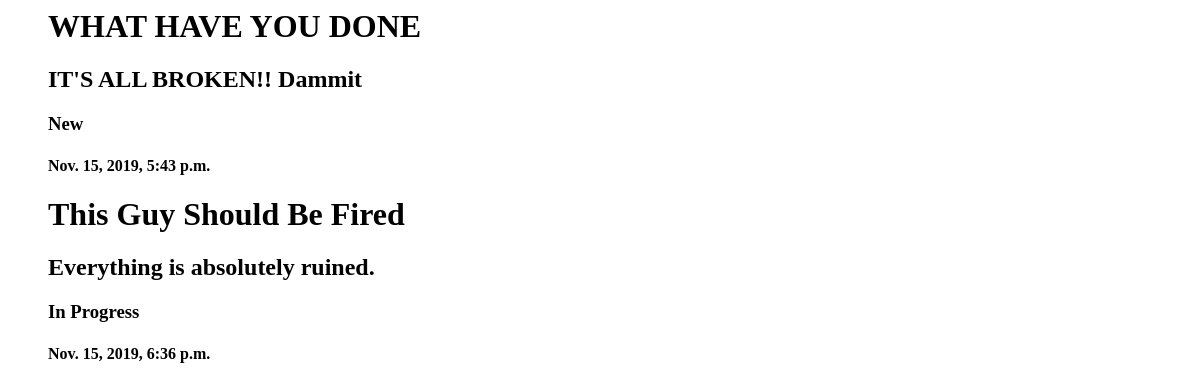
The app's page /dev/2/ (signed in), older data.
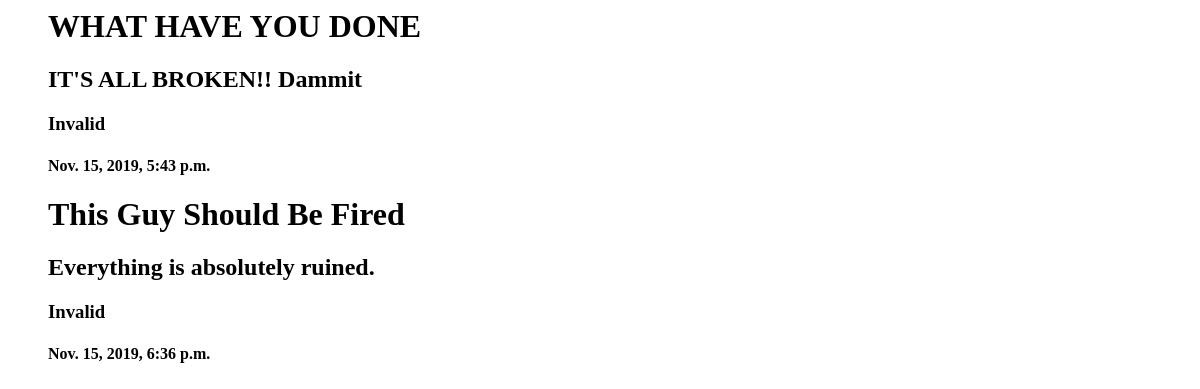
The same page, newer data.
### whatsupdoc/models.py (models this page shows, shortened)
class Tickets(models.Model):
    NEW = 'New'
    IN_PROGESS = 'In Progress'
    DONE = 'Done'
    INVALID = 'Invalid'
    TICKET_STATUS_CHOICES = [
        (NEW, 'New'),
        (IN_PROGESS, 'In_progress'),
        (DONE, 'Done'),
        (INVALID, 'Invalid'),
    ]
    title = models.CharField(max_length=100)
    post_date = models.DateTimeField(default=timezone.now)
    description = models.TextField()
    ticket_status = models.CharField(
        max_length=20,
        choices=TICKET_STATUS_CHOICES,
        default=NEW
    )
    created_by = models.ForeignKey(
        User,
        on_delete=models.CASCADE,
        related_name='created_by+'
    )
    assigned_by = models.ForeignKey(
        User,
        on_delete=models.CASCADE,
        default=None,
        null=True,
        blank=True,
        related_name='assigned_by+'
    )
    completed_by = models.ForeignKey(
        User,
        on_delete=models.CASCADE,
        default=None,
        null=True,
        related_name='completed_by+'
    )

### whatsupdoc/views.py (the view)
# urls.py: path('dev/<int:id>/', views.dev_person_view, name='dev'),
@login_required
def dev_person_view(request, id):
    html = 'devperson.html'
    created = Tickets.objects.filter(created_by=id)
    assigned = Tickets.objects.filter(assigned_by=id)
    completed = Tickets.objects.filter(completed_by=id)
    return render(request, html,
                  {'created': created,
                   'assigned': assigned,
                   'completed': completed})

### whatsupdoc/templates/devperson.html
<ul style='list-style:none'>
    {% for data in created %}
        <h1>{{ data.title }}</h1>
        <h2>{{ data.description }}</h2>
        <h3>{{ data.ticket_status }}</h3>
        <h4>{{ data.post_date }}</h4>
    {% endfor %}
</ul>

Row changes from the older to the newer data that the page shows:
changed Tickets "WHAT HAVE YOU DONE": ticket_status "New" → "Invalid"
changed Tickets "This Guy Should Be Fired": ticket_status "In Progress" → "Invalid"
